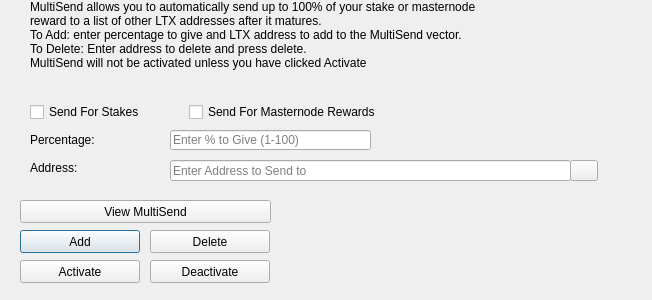
<?xml version="1.0" encoding="UTF-8"?>
<ui version="4.0">
 <class>MultiSendDialog</class>
 <widget class="QDialog" name="MultiSendDialog">
  <property name="windowModality">
   <enum>Qt::NonModal</enum>
  </property>
  <property name="geometry">
   <rect>
    <x>0</x>
    <y>0</y>
    <width>652</width>
    <height>300</height>
   </rect>
  </property>
  <property name="windowTitle">
   <string>MultiSend</string>
  </property>
  <widget class="QLineEdit" name="multiSendPercentEdit">
   <property name="geometry">
    <rect>
     <x>170</x>
     <y>130</y>
     <width>201</width>
     <height>20</height>
    </rect>
   </property>
   <property name="toolTip">
    <string>Enter whole numbers 1 - 100</string>
   </property>
   <property name="placeholderText">
    <string>Enter % to Give (1-100)</string>
   </property>
  </widget>
  <widget class="QLineEdit" name="multiSendAddressEdit">
   <property name="geometry">
    <rect>
     <x>170</x>
     <y>160</y>
     <width>401</width>
     <height>21</height>
    </rect>
   </property>
   <property name="toolTip">
    <string/>
   </property>
   <property name="placeholderText">
    <string>Enter Address to Send to</string>
   </property>
  </widget>
  <widget class="QLabel" name="label_2">
   <property name="geometry">
    <rect>
     <x>30</x>
     <y>0</y>
     <width>451</width>
     <height>121</height>
    </rect>
   </property>
   <property name="lineWidth">
    <number>1</number>
   </property>
   <property name="text">
    <string>MultiSend allows you to automatically send up to 100% of your stake or masternode reward to a list of other LTX addresses after it matures.
To Add: enter percentage to give and LTX address to add to the MultiSend vector.
To Delete: Enter address to delete and press delete.
MultiSend will not be activated unless you have clicked Activate</string>
   </property>
   <property name="alignment">
    <set>Qt::AlignLeading|Qt::AlignLeft|Qt::AlignTop</set>
   </property>
   <property name="wordWrap">
    <bool>true</bool>
   </property>
  </widget>
  <widget class="QLabel" name="message">
   <property name="geometry">
    <rect>
     <x>290</x>
     <y>200</y>
     <width>351</width>
     <height>91</height>
    </rect>
   </property>
   <property name="text">
    <string/>
   </property>
  </widget>
  <widget class="QPushButton" name="addButton">
   <property name="geometry">
    <rect>
     <x>20</x>
     <y>230</y>
     <width>120</width>
     <height>23</height>
    </rect>
   </property>
   <property name="toolTip">
    <string/>
   </property>
   <property name="statusTip">
    <string>Add to MultiSend Vector</string>
   </property>
   <property name="text">
    <string>Add</string>
   </property>
  </widget>
  <widget class="QPushButton" name="disableButton">
   <property name="geometry">
    <rect>
     <x>150</x>
     <y>260</y>
     <width>120</width>
     <height>23</height>
    </rect>
   </property>
   <property name="statusTip">
    <string>Deactivate MultiSend</string>
   </property>
   <property name="text">
    <string>Deactivate</string>
   </property>
  </widget>
  <widget class="QPushButton" name="addressBookButton">
   <property name="geometry">
    <rect>
     <x>570</x>
     <y>160</y>
     <width>28</width>
     <height>21</height>
    </rect>
   </property>
   <property name="toolTip">
    <string>Choose an address from the address book</string>
   </property>
   <property name="text">
    <string/>
   </property>
   <property name="icon">
    <iconset resource="../ltx.qrc">
     <normaloff>:/icons/address-book</normaloff>:/icons/address-book</iconset>
   </property>
   <property name="shortcut">
    <string>Alt+A</string>
   </property>
   <property name="autoDefault">
    <bool>false</bool>
   </property>
  </widget>
  <widget class="QLabel" name="label">
   <property name="geometry">
    <rect>
     <x>30</x>
     <y>130</y>
     <width>121</width>
     <height>20</height>
    </rect>
   </property>
   <property name="toolTip">
    <string>Percentage of stake to send</string>
   </property>
   <property name="text">
    <string>Percentage:</string>
   </property>
  </widget>
  <widget class="QLabel" name="label_5">
   <property name="geometry">
    <rect>
     <x>30</x>
     <y>160</y>
     <width>111</width>
     <height>16</height>
    </rect>
   </property>
   <property name="toolTip">
    <string>Address to send portion of stake to</string>
   </property>
   <property name="text">
    <string>Address:</string>
   </property>
  </widget>
  <widget class="QPushButton" name="deleteButton">
   <property name="geometry">
    <rect>
     <x>150</x>
     <y>230</y>
     <width>120</width>
     <height>23</height>
    </rect>
   </property>
   <property name="toolTip">
    <string/>
   </property>
   <property name="statusTip">
    <string>Delete Address From MultiSend Vector</string>
   </property>
   <property name="text">
    <string>Delete</string>
   </property>
  </widget>
  <widget class="QPushButton" name="activateButton">
   <property name="geometry">
    <rect>
     <x>20</x>
     <y>260</y>
     <width>120</width>
     <height>23</height>
    </rect>
   </property>
   <property name="statusTip">
    <string>Activate MultiSend</string>
   </property>
   <property name="text">
    <string>Activate</string>
   </property>
  </widget>
  <widget class="QPushButton" name="viewButton">
   <property name="geometry">
    <rect>
     <x>20</x>
     <y>200</y>
     <width>251</width>
     <height>23</height>
    </rect>
   </property>
   <property name="toolTip">
    <string/>
   </property>
   <property name="statusTip">
    <string>View MultiSend Vector</string>
   </property>
   <property name="text">
    <string>View MultiSend</string>
   </property>
  </widget>
  <widget class="QWidget" name="horizontalLayoutWidget">
   <property name="geometry">
    <rect>
     <x>30</x>
     <y>100</y>
     <width>351</width>
     <height>24</height>
    </rect>
   </property>
   <layout class="QHBoxLayout" name="horizontalLayout">
    <item>
     <widget class="QCheckBox" name="multiSendStakeCheckBox">
      <property name="text">
       <string>Send For Stakes</string>
      </property>
     </widget>
    </item>
    <item>
     <widget class="QCheckBox" name="multiSendMasternodeCheckBox">
      <property name="text">
       <string>Send For Masternode Rewards</string>
      </property>
     </widget>
    </item>
   </layout>
  </widget>
 </widget>
 <resources>
  <include location="../ltx.qrc"/>
 </resources>
 <connections/>
</ui>
